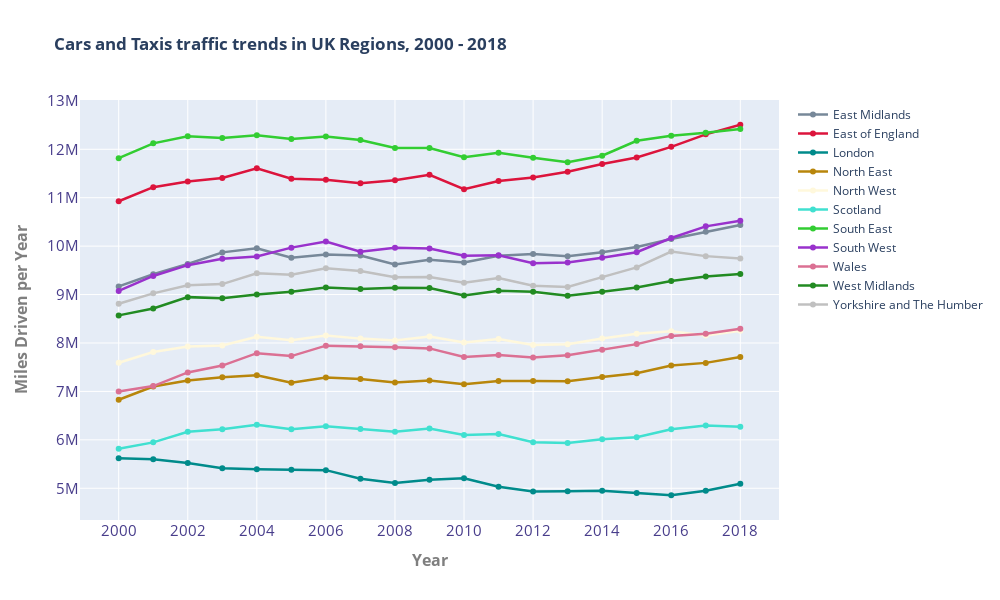

Notebook code cell kept with this figure:
### Code cell
### Cars and Taxis --- UK Regions###
vehicles_traffic_flow(uk_traffic, 'cars_and_taxismiles_driven', 'region_name')
